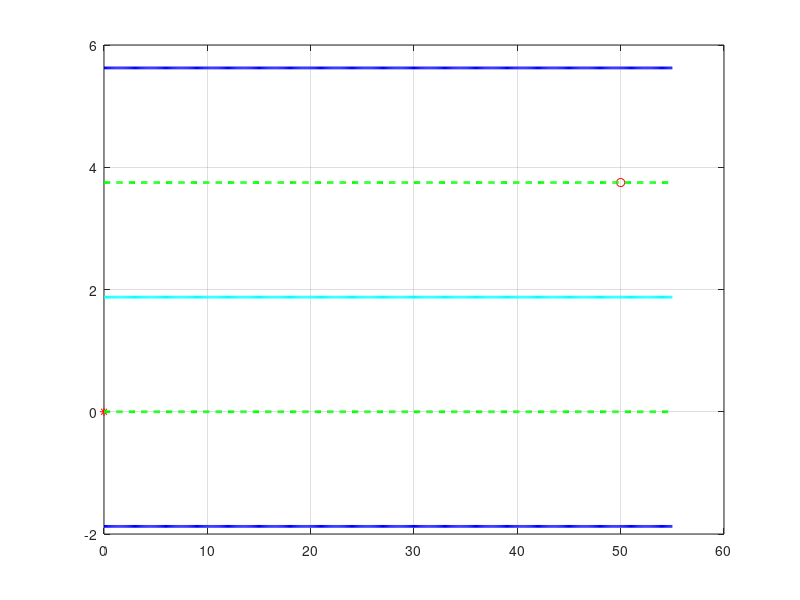

This chart was generated by the following MATLAB code: (Note: this script raises an error after producing the figure.)
%% Simulation set-up for the 
clear all;close all;clc
warning off
% 2019.5.15: add smooth function for steering control
%% initilize the system
Ts = 0.05;
N =10;
%Initial Position and Heading
x_car =0;
y_car =0;
psi =0;         
v= 20/3.6; % m/s
alpha = 0; % deg, initial front steering angle

a_ini = 0.1; % initial acceleration
s_ini= 0; %inital steering wheel changing rate

memory = [x_car,y_car,psi, v, alpha, a_ini, s_ini]; % Last state
%% The destination
x_goal = 50; 
y_goal = 3.75;
psi_goal =0; 
v_goal =90/3.6; % stop at the end 
alpha_goal = 0;

Goal_inf = [x_goal,y_goal,psi_goal, v_goal, alpha_goal]; 
%% Initial Plot
% The Lanes
line1 = [0:0.1:55;ones(1,551)*-1.875];
line2 = [0:0.1:55;ones(1,551)*1.875];
line3 = [0:0.1:55;ones(1,551)*5.625];
center1 =  [0:0.1:55;zeros(1,551)];
center2 =  [0:0.1:55;ones(1,551)*3.75];


figure(1)
plot(x_car,y_car,'r*',x_goal,y_goal,'ro')
grid on; 
%legend('Initial Position','Goal','Location','best');
hold on;
plot(line1(1,:), line1(2,:),'b','linewidth',2)
plot(line2(1,:), line2(2,:),'c','linewidth',2)
plot(line3(1,:), line3(2,:),'b','linewidth',2)
plot(center1(1,:), center1(2,:),'g--','linewidth',2)
plot(center2(1,:), center2(2,:),'g--','linewidth',2)
%% MPC control iterations
x_h = [];
y_h = [];
v_h = [];
alpha_h = [];
psi_h = [];
a_h = [];
s_h = [];
h =2;
i = 1;
while i   % Control iteration
    
    %updtae the initial state
    x_car0 = x_car;
    y_car0 = y_car;
    psi0 = psi;
    v_car0 = v;
    alpha_car0 = alpha;
    
 [a ,s, memory] = controller_mpc_steering_steps(x_car,y_car,psi,v,alpha ,memory,Goal_inf, N);

   a_cmd = a
   %delta_f = alpha
   gain = 1.00;
   s_cmd = gain*smooth_steering([s_h,s])
    
    sim bic_4.slx
    % can be replaced by a discrete vehicle model
    
    x_car=x_state.Data(h);
    y_car=y_state.Data(h);
    % plot(x_state.Data, y_state.Data)
    psi= psi_state.Data(h);
    v = v_state.Data(h);
    alpha = alpha_state.Data(h);
    %plot(v_state.Data);

   
    x_h = [x_h;x_car];
    y_h = [y_h;y_car];
    v_h = [v_h;v];
    alpha_h = [alpha_h;alpha];
    psi_h = [psi_h;psi];
    a_h = [a_h, a];
    s_h =  [s_h,s];
    
    i = i+1;
    if (abs(x_car - x_goal) <0.2&& abs(y_car - y_goal) <0.2)&&abs(psi - psi_goal) <0.1 ||i >10000
        disp('reach goal')
        break
    end
 
 figure(1)
 plot(x_car,y_car, 'ob');hold on
    
end
%% final plot

time = Ts*(0:1:length(v_h)-1);

figure(1)
plot(x_h, y_h,'ob-');
xlabel('X[m]')
ylabel('Y[m]')
title('Path')
figure
subplot(3,1,1)
plot(time,v_h*3.6);
ylabel('Velocity[km/h]')
subplot(3,1,2)
plot(time,alpha_h(1:length(time))/pi*180);
ylabel('Front Wheel Steering Angle[Deg]')
subplot(3,1,3)
plot(time,psi_h(1:length(time))/pi*180);
ylabel('Heading Angle[Deg]')

